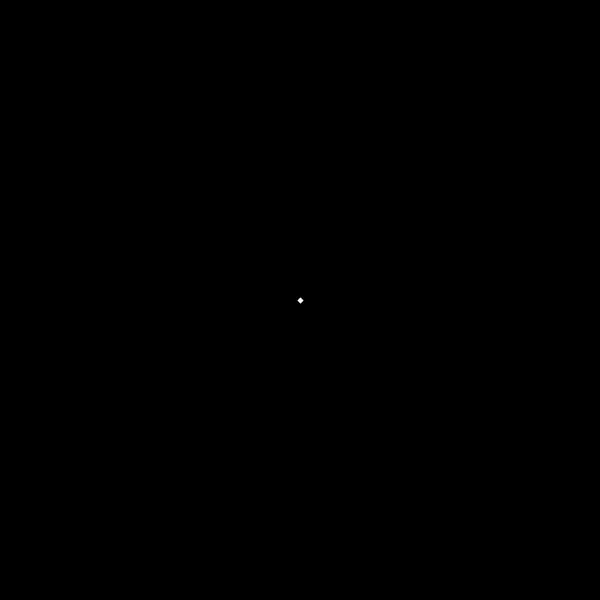
Frame 1 (no input)
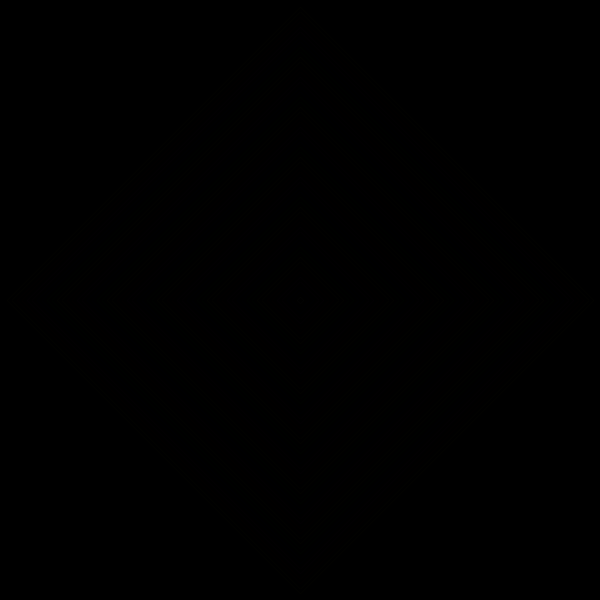
Frame 60 (the mouse pressed at the canvas centre just before this capture)
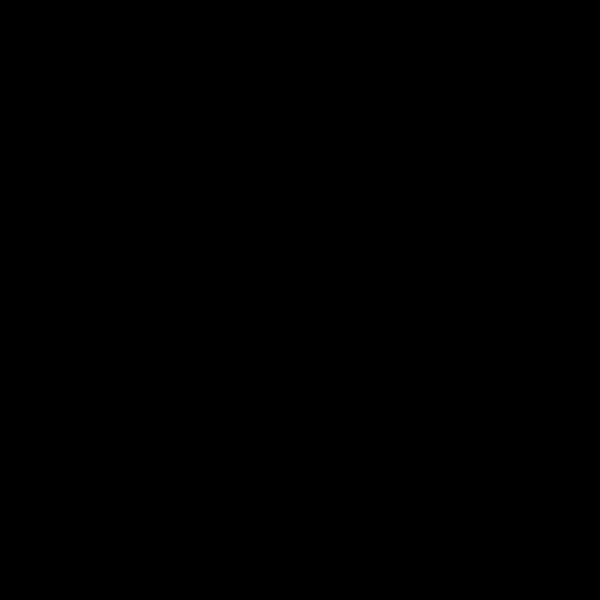
Frame 120 (the mouse held since frame 60 and released just before this capture)

The Processing sketch that drew these frames (run headless with seeded random() and noise(); from frame 60 on, the mouse is pressed at the canvas centre):

// Processing sketch: rainbow_ripple
// ── rainbow_ripple.pde
int up = 301;
int down = 299;
int strokewidth = 3;
int bool1 = 255;
int bool2 = 255;
int bool3 = 255;
int temp = 0;

//creates list of colours to swap through
int[] b = { 255, 255, 1 };
int[] g = { 255, 1, 255 };
int[] r = { 1, 255, 255 };
int[] c = { 255, 1, 1 };
int[] ma = { 1, 255, 1 };
int[] y = { 1, 1, 255 };
int[][] colourswap = { r, y, g, c, b, ma };

void setup() {
  background(0, 0, 0);
  size(600, 600);
}

void draw() {
  stroke(bool1, bool2, bool3);
  strokeWeight(strokewidth);
  noFill();
  quad(300, up, down, 300, 300, down, up, 300);
  if(bool1 == 0) {
    up = up + 10;
    down = down - 10;
    temp = temp + 1;
    strokewidth = 3;
    bool1 = colourswap[temp][0]; 
    bool2 = colourswap[temp][1];
    bool3 = colourswap[temp][2];
  }
  else {
    bool1 = 0; 
    bool2 = 0;
    bool3 = 0;
    strokewidth = 4;
  }
  
  if(up > 900) {
    up = 301;
    down = 299;
  }
  
  if(temp == 5) {
    temp = 0;
  }
 
  
}
